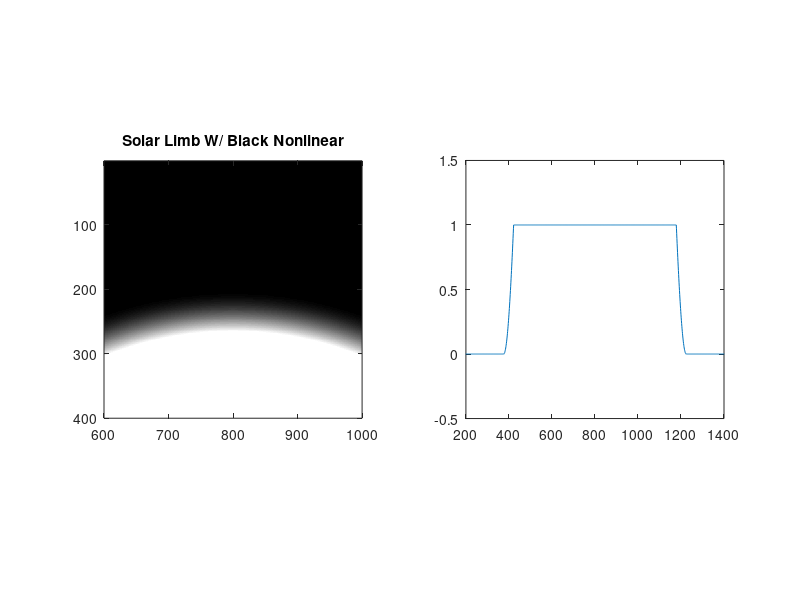

This figure's MATLAB source:
%source: http://www.icn.ucl.ac.uk/courses/MATLAB-Tutorials/Elliot_Freeman/html/gabor_tutorial.html
%close all
clear all
imSize = 1600;    % image size: n X n

%%
%=======make linear ramp
X = 1:imSize;
X0 = (X / imSize) - .5;    % rescale X -> -.5 to .5
[Xm Ym] = meshgrid(X0, X0); % 2D Meshgrid

%%
%=============Make 2D Solar Limb Darkening Model
Rs = (Xm.^2)+(Ym.^2);
Rs0=(.75*max(Xm(:)) )^2;
ind=find(Rs>Rs0);
Rs(ind)=0;
a = 1; b = 0.8;
solar_limb = 1-a*(1-(sqrt(1-Rs/Rs0).^b));
solar_limb(ind)=0;

%%
% SOLAR LIMB NONLINEARITY
nW = 5;
L50W = 0.8;
solar_limb_nonlinear= (solar_limb.^nW)./(L50W+solar_limb.^nW);

venusind = linspace(imSize/4,1,50);
for i=1:length(venusind);
x_pos=round(imSize/2);
y_pos=round(venusind(i));

X = 1:imSize;             % X is a vector from 1 to imageSize
XB = (X / imSize) - .5;    % rescale X -> -.5 to .5
YB= (X / imSize) - .5; 
XB=circshift(XB,[0 x_pos-imSize/2]);
YB=circshift(YB,[0 y_pos-imSize/2]);
[Xm Ym] = meshgrid(XB, YB);             % 2D matrices

%%
%=============Make 2D Black Gaussian blob ==========================================
sigma = 0.01;    % gaussian standard deviation in pixels
gaussB = -exp( -(((Xm.^2)+(Ym.^2)) ./ (2* sigma^2)) ); % formula for 2D gaussian
ind=find(gaussB>-.0011);
gaussB(ind)=0;
ind=find(gaussB~=0);

%%
%NONLINEARITY gaussB
nB = 1;
L50B = 0.1;
gaussBNL=gaussB.*-1;
gaussBNL= (gaussBNL.^nB)./(L50B+gaussBNL.^nB);

%% SATURATING SOLAR LIMB AND GAUSSIAN
amp = 20;
solar_limb_saturated=(solar_limb_nonlinear*amp);
solar_limb_saturated(solar_limb_saturated>10)=10;
gaussBNL= gaussBNL.*-amp+1;
gaussBNL(gaussBNL<0)=0;

%========= FINAL FIGURE ===================================
stimulus_figure = solar_limb_saturated + gaussBNL-1;
stimulus_figure(stimulus_figure>1)=1;
stimulus_figure(stimulus_figure<0)=0;

limx = [imSize*3/8,imSize*5/8];
limy = [1,imSize/4];

figure(5);clf;
subplot(1,2,1);imagesc( stimulus_figure, [0 1] ); colormap(gray); axis on; axis image; 
title('Solar Limb W/ Black Nonlinear'); xlim(limx);ylim(limy);     
subplot(1,2,2);plot(diag(stimulus_figure));ylim([-0.5 1.5]); xlim([200 1400]);axis square;
%[BW1 thresh] = edge(stimulus_figure,'canny',[-1,0.04],.2); figure(6); clf;ttx=BW1*0+1; imshow(xor(BW1,ttx));
pause();
end;
